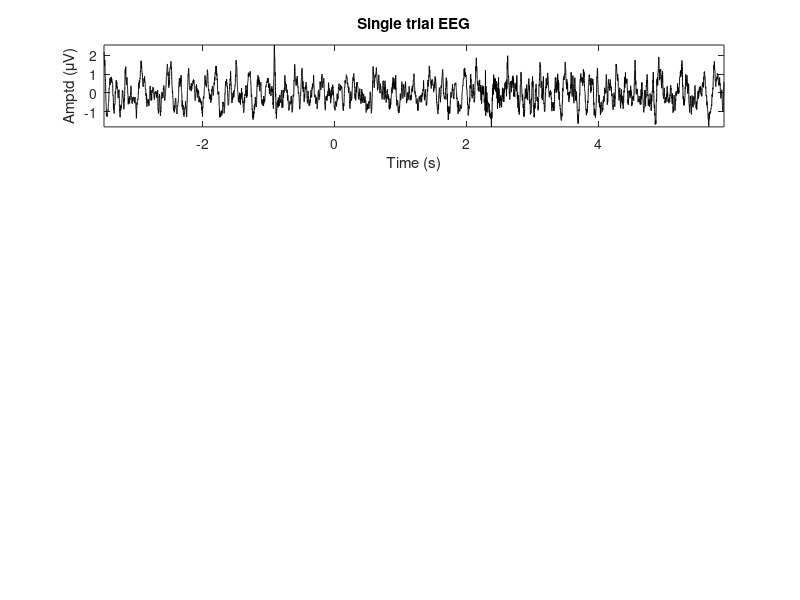

Here is the MATLAB script that generated this plot: (Note: this script raises an error after producing the figure.)
% close all;
addpath subfunctions
load('subfunctions/sampledat.mat');

clf;
srate = 2000;
spec = zeros([1001,86]);
moving_factor = 0: .1 : 8.5;
xx = 1:size(spec,1);
idx = 1 ;
real_t = [];

for mv = moving_factor
    %% Data selection
    subplot(4,1,1); hold off;
    plot(t, x , 'k');
    axis tight;
    xlabel('Time (s)');
    ylabel('Amptd (\muV)');
    title('Single trial EEG' );
    
    target_window = [-3.5 -2.5] + mv;
    t_idx = hb_findIdx( target_window, t );
    
    hold on;
    plot( t(t_idx), x( t_idx ), 'r' , 'LineWidth', 1);
    set(gca, 'YTick', []);
    set(gca, 'FontSize', 12, 'Box', 'off', 'LineWIdth', 2);
    
    %% Hanning window application
    subplot(4,3,4); hold off;
    plot( x( t_idx ) , 'r');
    set(gca, 'XTick', []); set(gca, 'YTick', []);
    title('Selected data');
    axis tight;
    ylim([-3 3]);
    xlabel('Time')
    ylabel('Amptd (\muV)');
    set(gca, 'FontSize', 12, 'Box', 'off', 'LineWIdth', 2);
    
    kernel = hanning(length(t_idx));
    subplot(4,3,5); hold off;
    plot(kernel, 'k');
    axis tight;
    title('Hanning window (temporal kernel)');
    ylim([0 1]);
    set(gca, 'XTick', []);
    xlabel('Time')
    ylabel('Weight');
    set(gca, 'YTick', [0 1]);
    set(gca, 'FontSize', 12, 'Box', 'off', 'LineWIdth', 2);
    
    subplot(4,3,6); hold off;
    scaled_data =  x( t_idx )' .* kernel;
    plot(scaled_data, 'b-');
    title('Weighted data');
    axis tight;
    ylim([-3 3]);
    set(gca, 'XTick', []); set(gca, 'YTick', []);
    xlabel('Time')
    ylabel('Weighted Amptd (\muV)');
    set(gca, 'FontSize', 12, 'Box', 'off', 'LineWIdth', 2);
    
    %% Single-window FFT
    subplot(4,1,3); hold off;
    [fft_result_ori] = positiveFFT( x( t_idx ), 2000, 0);
    [fft_result_weight, frequency] = positiveFFT(scaled_data', 2000, 0);
    stem( frequency, abs(fft_result_ori).^2, 'ro' );
    hold on;
    stem( frequency, abs(fft_result_weight).^2, 'bs', 'MarkerFaceColor', 'b' );
    spec(1:length(fft_result_weight), idx) = abs(fft_result_weight).^2;
    legend({'Raw EEG', 'Weighted EEG'}, 'FontSize', 12);
    real_t( idx ) = nanmean( t(t_idx));
    idx = idx+1;
    set(gca, 'YTick', []);
    ylabel('Power (\muV^2)');
    xlabel('Freq (Hz)');
    xlim([1 40]);
    title('FFT result (of weighted data)');
    set(gca, 'FontSize', 12, 'Box', 'off', 'LineWIdth', 2);
    
    %% Spectrogram
    subplot(4,1,4); hold off;
    imagesc(xx, frequency, spec );
    ylim([1 40]);
    set(gca, 'XTick', []);
    colormap jet;
    axis xy;
    title('Power spectrogram');
    xlabel('Time'); ylabel('Freq (Hz)')
    drawnow;
    
end

%% Smooth spectrogram
subplot(4,1,4); hold off;
imagesc(real_t, frequency, imresize( spec, 5, 'bilinear' ));
xlim([t(1), t(end)]);
ylim([1 40]);
xlabel('Time (s)'); ylabel('Freq (Hz)');
colormap jet;
axis xy;
title('Power spectrogram');
set(gca, 'FontSize', 12, 'Box', 'off', 'LineWIdth', 2);
